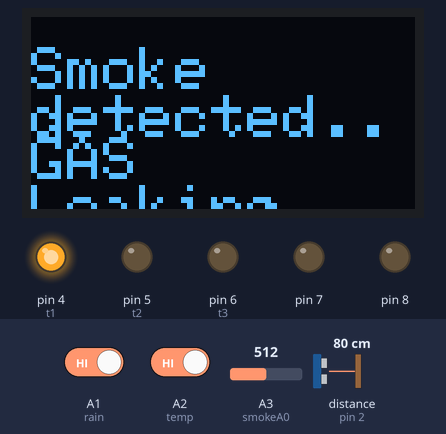
A sketch run on a simulated Arduino Uno, built with avr-gcc and run on an emulated ATmega328P. Shown: 128×64 one-colour display, output pins drawn as LEDs (lit = HIGH). The test bench sets the inputs (shaded band); at power-on: A1 (rain) HIGH, A2 (temp) HIGH, distance to the obstacle (sensor on pin 2) 80 cm, A3 (smokeA0) = 512. The echo pulse lasts 58.3 µs per cm; pins used as bus, display or sensor lines are not drawn.

Above: at 4.2 s.
4.3 s: A1 (rain) driven LOW
At 6.8 s:
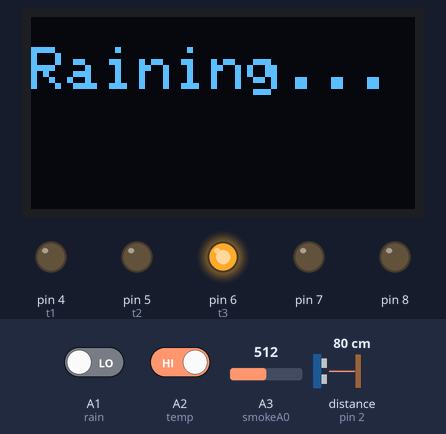
16.7 s: A2 (temp) driven LOW
At 24.8 s:
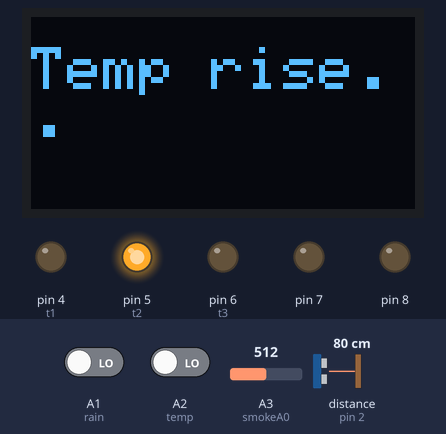
28.8 s: distance to the obstacle (sensor on pin 2) set to 2 cm
At 32.2 s:
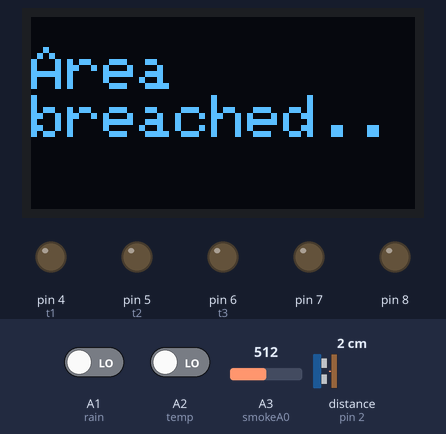
35.8 s: A1 (rain) driven HIGH
At 41.2 s:
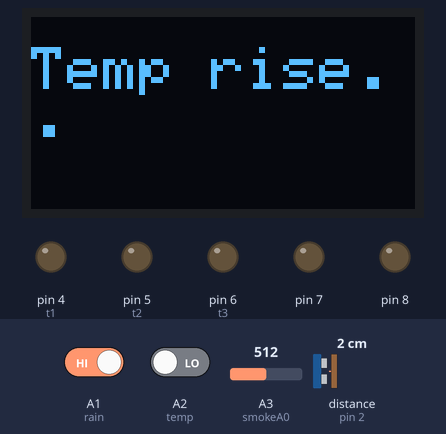
42.9 s: A2 (temp) driven HIGH
At 48.2 s:
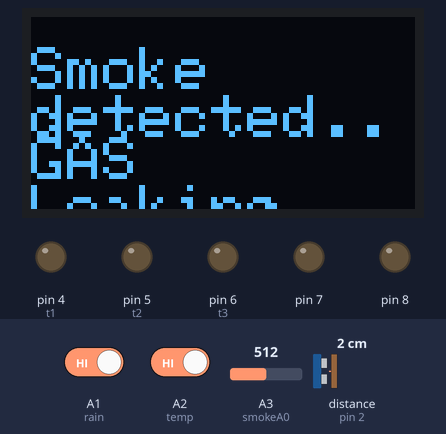
56.0 s: A3 (smokeA0) set to 412
62.8 s: A3 (smokeA0) set to 387
At 63.7 s:
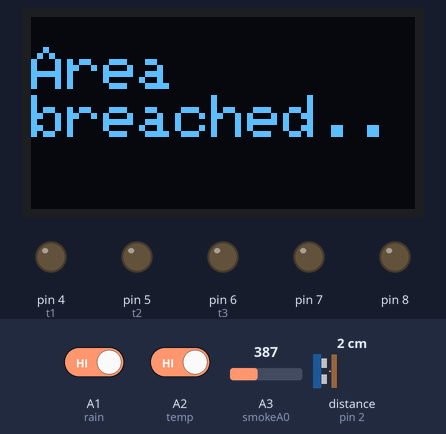
Timing chart, 0 to 65.8 s (numbered marks = the images above; inputs shaded):
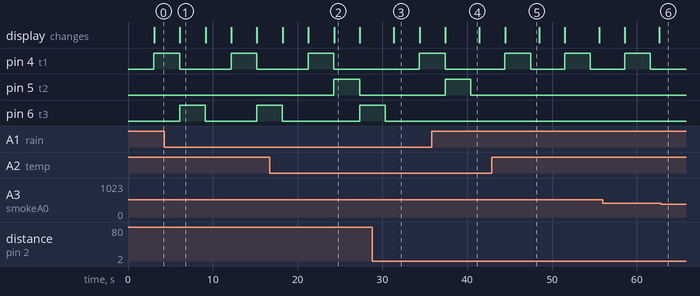

The sketch:

peripherals_ard.ino
```cpp
#include <Wire.h>
#include <SPI.h>
#include <Adafruit_GFX.h>
#include <Adafruit_SH1106.h>

#define OLED_RESET -1
Adafruit_SH1106 display(OLED_RESET);

#define echoPin 2 // attach pin D2 Arduino to pin Echo of HC-SR04
#define trigPin 3
#define t1 4
#define t2 5
#define t3 6
#define i2c_Address 0x3c //initialize with the I2C addr 0x3C

int smokeA0 = A3;
int temp = A2;
int rain = A1;
long duration;
int distance;

void setup() {
  // put your setup code here, to run once:
  Serial.begin(9600);
  display.begin(SH1106_SWITCHCAPVCC, 0x3C);
  display.clearDisplay();
  pinMode(t1,OUTPUT);
  pinMode(t2,OUTPUT);
  pinMode(t3,OUTPUT);
  pinMode(rain,INPUT);
  pinMode(temp,INPUT);
  pinMode(7,OUTPUT);
  pinMode(8,OUTPUT);
  pinMode(trigPin,OUTPUT);
  pinMode(echoPin,INPUT);
  digitalWrite(7,LOW);
  digitalWrite(8,LOW);
  digitalWrite(t1,LOW);
  digitalWrite(t2,LOW);
  digitalWrite(t3,LOW);


   display.clearDisplay();
       display.setTextSize(2);
       display.setTextColor(WHITE);
      // display.setCursor(0, 10);
       display.setCursor(0, 10);
       display.print("System    initiated");
       display.display();
       delay(3000);
}

void loop()
{


  int sensorThres = 400;
  int analogSensor = analogRead(smokeA0);
  if (analogSensor > sensorThres)
  {
    digitalWrite(t1,HIGH);
//    Serial.println(i);
        display.clearDisplay();
        //display.setTextSize(2);
        //display.setTextColor(WHITE);
        display.setCursor(0, 10);
        display.print("Smoke     detected..");
        display.setCursor(0, 40);
        display.print("GAS       Leaking..");
        display.display();
        delay(3000);
        digitalWrite(t1,LOW);


  }
  int sensorValue1 = digitalRead(temp);
  if (sensorValue1 == LOW)
  {
    digitalWrite(t2,HIGH);
        //Serial.println(i);
        display.clearDisplay();
        //display.setTextSize(2);
        //display.setTextColor(WHITE);
        display.setCursor(0, 10);

        display.print("Temp rise..");
        display.display();
        delay(3000);
        digitalWrite(t2,LOW);

  }
  int sensorValue2 = digitalRead(A1);
  if (sensorValue2 == LOW)
  {
    digitalWrite(t3,HIGH);
    display.clearDisplay();
     //display.setTextSize(2);
     //display.setTextColor(WHITE);
     display.setCursor(0, 10);
     display.print("Raining...");
     display.display();
     delay(3000);
     digitalWrite(t3,LOW);
  }

 digitalWrite(trigPin, LOW);
  delayMicroseconds(2);
  // Sets the trigPin HIGH (ACTIVE) for 10 microseconds
  digitalWrite(trigPin, HIGH);
  delayMicroseconds(10);
  digitalWrite(trigPin, LOW);
  // Reads the echoPin, returns the sound wave travel time in microseconds
   duration = pulseIn(echoPin, HIGH);
  // Calculating the distance
  distance = (duration/2) / 29.1;
  int new_delay= (distance *3) +30;
  if (distance < 50)
  {
   digitalWrite(10,HIGH);
   //delay(new_delay);
   delay(1000);
   digitalWrite(10,LOW);

   display.clearDisplay();
        //display.setTextSize(2);
        //display.setTextColor(WHITE);
        display.setCursor(0, 10);
        display.print("Area      breached..");
        display.display();
        delay(3000);
  }
  else
  {
     digitalWrite(10,LOW);
    // Serial.println(i);
     display.clearDisplay();
     //display.setTextSize(1);
    // display.setTextColor(WHITE);
     display.setCursor(0, 10);
     display.print("Perimeter secured..");
     display.display();
     delay(3000);
  }
}
```

Measured:
- the behaviour switches between 401 and 400 on A3 (smokeA0) (found by bisection; images 5 and 6)
- after the input at 4.3 s, pin 6 (t3): LOW → HIGH after 1.8 s, → LOW 3.0 s later, → HIGH 6.1 s later; the display: changes after 1.8 s (image 1)
- after the input at 16.7 s, pin 5 (t2): LOW → HIGH after 7.6 s, → LOW 3.0 s later; the display: first differs from a run without the input after 7.6 s (image 2)
- after the input at 28.8 s, pin 4 (t1): LOW → HIGH after 5.6 s instead of 4.6 s; the display: changes after 2.6 s (image 3)
- after the input at 35.8 s, pin 6 (t3): stays LOW (without the input it goes to HIGH after 4.6 s)
- after the input at 42.9 s, pin 5 (t2): stays LOW (without the input it goes to HIGH after 4.6 s)
- after the input at 62.8 s, pin 4 (t1): stays LOW (without the input it goes to HIGH after 2.8 s)
